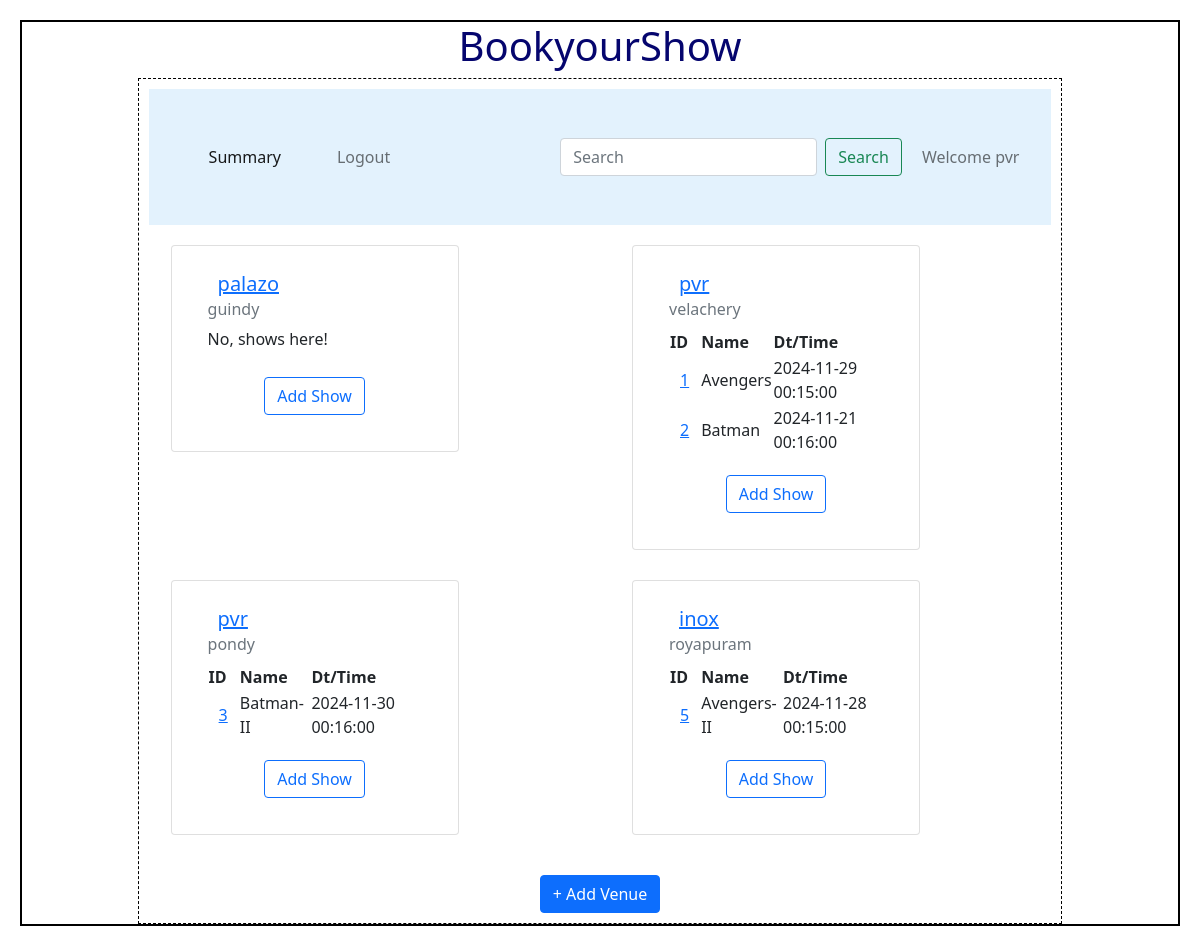
The app's page /admin/pvr with its own data.
### backend/models.py (models this page shows)
class Theatre(db.Model):
    __tablename__="theatre"
    id=db.Column(db.Integer,primary_key=True)
    name=db.Column(db.String,nullable=False)
    location=db.Column(db.String,nullable=False)
    pin_code=db.Column(db.Integer,nullable=False)
    capacity=db.Column(db.Integer,nullable=False)
    venue_pic_url=db.Column(db.String,nullable=True,default="None")
    shows = db.relationship("Show" , cascade = "all,delete" , backref = "theatre" , lazy = True)

class Show(db.Model):
    __tablename__="show"
    id=db.Column(db.Integer,primary_key=True)
    name=db.Column(db.String,nullable=False)
    tags=db.Column(db.String,nullable=False)
    rating=db.Column(db.Integer,default=0)
    tkt_price=db.Column(db.Float,default=0.0)
    date_time=db.Column(db.DateTime,nullable=False)
    theatre_id=db.Column(db.Integer, db.ForeignKey("theatre.id"),nullable=False)
    tickets=db.relationship("Ticket",cascade="all,delete",backref="show",lazy=True)

### backend/controllers.py (the view)
@app.route("/admin/<name>")
def admin_dashboard(name):
    theatres=get_theatres()
    return render_template("admin_dashboard.html",name=name,theatres=theatres)

### backend/controllers.py (called while the page is built)
def get_theatres():
    theatres=Theatre.query.all()
    return theatres

### templates/admin_dashboard.html
{%extends "admin_layout.html"%}
{%block content%}
                <div class="container">
                    {%if theatres%}
                    <div class="row">
                        {%for theatre in theatres%}
                        <div class="col">
                            <div class="card" style="width: 18rem;">
                                <div class="card-body">
                                <h5 class="card-title"><a href="/edit_venue/{{theatre.id}}/{{name}}">{{theatre.name}}</a></h5>
                                <h6 class="card-subtitle mb-2 text-muted">{{theatre.location}}</h6>
                                {%if theatre.shows%}
                                    <table>
                                    <tr><th>ID</th><th>Name</th><th>Dt/Time</th></tr>
                                    {%for show in theatre.shows%}
                                        <tr><td><a href="/edit_show/{{show.id}}/{{name}}">{{show.id}}</a></td><td>{{show.name}}</td><td>{{show.date_time}}</td></tr>
                                    {%endfor%}
                                    </table>
                                {%else%}
                                    <p>No, shows here!</p>
                                {%endif%}
                                <div class="center">
                                    <a href="/show/{{theatre.id}}/{{name}}" type="button" class="btn btn-outline-primary">Add Show</a>
                                </div>
                                </div>
                            </div>
                        </div>
                        {%endfor%}
                    </div>
                    {%else%}
                    <h3 class="center">No Venue is avalilable</h3>
                    {%endif%}
                </div>
                <div class="center">
                    <a href="/venue/{{name}}" type="button" class="btn btn-primary">+ Add Venue</a>
                </div>
                {%endblock%}

### static/styles/main.css (style rules this page uses)
* { margin: 10px; }
.center { text-align: center; margin: auto; color: rgb(5,5,110) }

### records on screen
Theatre: name "palazo", location "guindy", shows "No, shows here!"
Theatre: name "pvr", location "velachery"
Show: id "1", name "Avengers", date_time "2024-11-29 00:15:00"
Show: id "2", name "Batman", date_time "2024-11-21 00:16:00"
Theatre: name "pvr", location "pondy"
Show: id "3", name "Batman-II", date_time "2024-11-30 00:16:00"
Theatre: name "inox", location "royapuram"
Show: id "5", name "Avengers-II", date_time "2024-11-28 00:15:00"

### other values on screen
{{ name }} "pvr"
